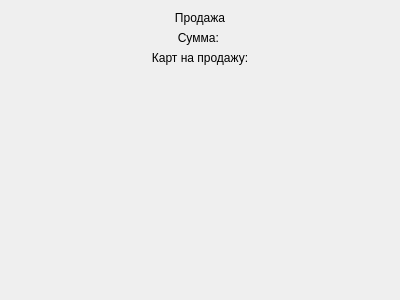
<?xml version="1.0" encoding="UTF-8"?>
<ui version="4.0">
 <class>SellMenu</class>
 <widget class="QWidget" name="SellMenu">
  <property name="geometry">
   <rect>
    <x>0</x>
    <y>0</y>
    <width>400</width>
    <height>300</height>
   </rect>
  </property>
  <property name="windowTitle">
   <string>Form</string>
  </property>
  <layout class="QGridLayout" name="gridLayout">
   <item row="1" column="0">
    <layout class="QVBoxLayout" name="lyt_Sum">
     <item>
      <widget class="QLabel" name="lbl_Sum">
       <property name="text">
        <string>Сумма: </string>
       </property>
       <property name="alignment">
        <set>Qt::AlignCenter</set>
       </property>
      </widget>
     </item>
     <item>
      <widget class="QLabel" name="lbl_CardsToSell">
       <property name="text">
        <string>Карт на продажу:</string>
       </property>
       <property name="alignment">
        <set>Qt::AlignCenter</set>
       </property>
      </widget>
     </item>
    </layout>
   </item>
   <item row="0" column="0">
    <layout class="QVBoxLayout" name="lyt_Name">
     <item>
      <widget class="QLabel" name="lbl_Name">
       <property name="text">
        <string>Продажа</string>
       </property>
       <property name="alignment">
        <set>Qt::AlignCenter</set>
       </property>
      </widget>
     </item>
    </layout>
   </item>
   <item row="2" column="0">
    <spacer name="verticalSpacer">
     <property name="orientation">
      <enum>Qt::Vertical</enum>
     </property>
     <property name="sizeHint" stdset="0">
      <size>
       <width>20</width>
       <height>40</height>
      </size>
     </property>
    </spacer>
   </item>
  </layout>
 </widget>
 <resources/>
 <connections/>
</ui>
